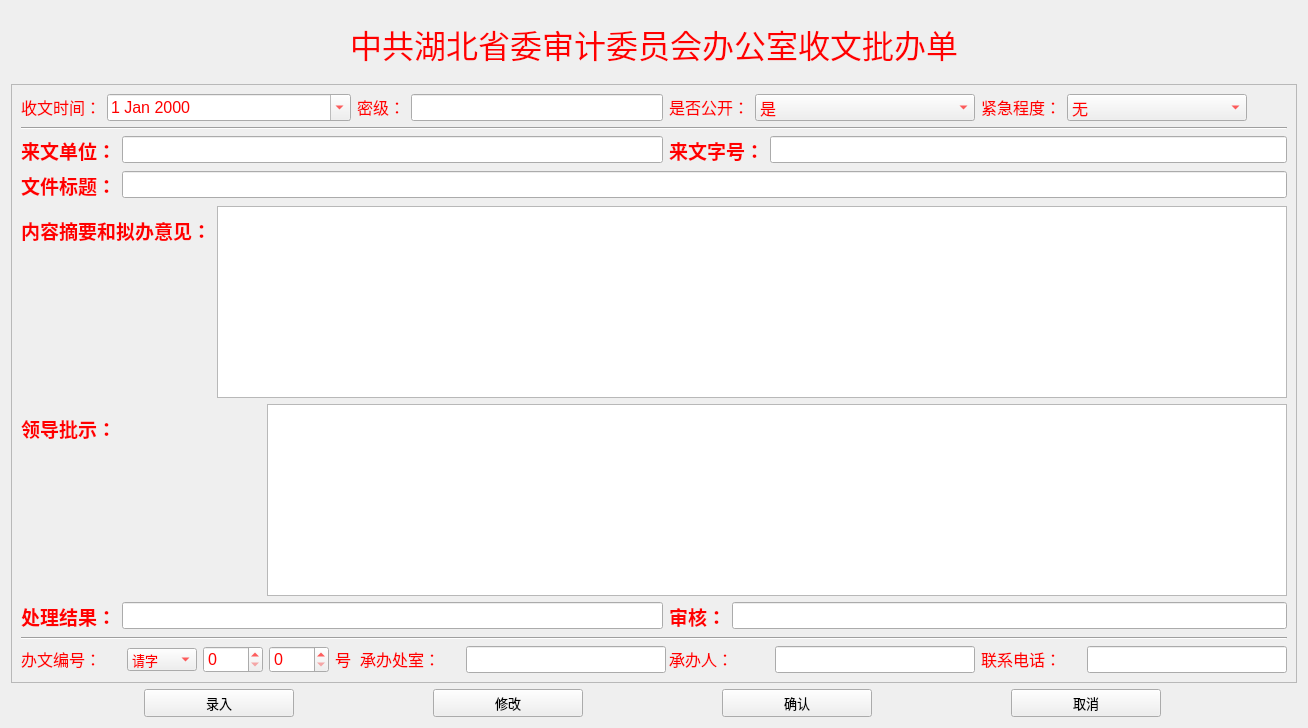
     <widget class="QWidget" name="page_sw">
      <layout class="QGridLayout" name="gridLayout_10">
       <item row="0" column="0">
        <widget class="QWidget" name="widget" native="true">
         <layout class="QHBoxLayout" name="horizontalLayout_3">
          <item alignment="Qt::AlignHCenter">
           <widget class="QLabel" name="label_2">
            <property name="text">
             <string>&lt;html&gt;&lt;head/&gt;&lt;body&gt;&lt;p&gt;&lt;span style=&quot; font-size:24pt; color:#ff0000;&quot;&gt;                 中共湖北省委审计委员会办公室收文批办单&lt;/span&gt;&lt;/p&gt;&lt;/body&gt;&lt;/html&gt;</string>
            </property>
           </widget>
          </item>
         </layout>
        </widget>
       </item>
       <item row="1" column="0">
        <widget class="QFrame" name="frame">
         <property name="styleSheet">
          <string notr="true">color: rgb(255, 0, 0);</string>
         </property>
         <property name="frameShape">
          <enum>QFrame::StyledPanel</enum>
         </property>
         <property name="frameShadow">
          <enum>QFrame::Plain</enum>
         </property>
         <layout class="QGridLayout" name="gridLayout_7">
          <property name="sizeConstraint">
           <enum>QLayout::SetMinimumSize</enum>
          </property>
          <item row="6" column="0" colspan="2">
           <layout class="QFormLayout" name="formLayout_86">
            <item row="0" column="0">
             <widget class="QLabel" name="label_87">
              <property name="text">
               <string>&lt;html&gt;&lt;head/&gt;&lt;body&gt;&lt;p&gt;&lt;span style=&quot; font-size:14pt; font-weight:600; color:#ff0000;&quot;&gt;处理结果：&lt;/span&gt;&lt;/p&gt;&lt;/body&gt;&lt;/html&gt;</string>
              </property>
             </widget>
            </item>
            <item row="0" column="1">
             <widget class="QLineEdit" name="lineEdit_64">
              <property name="font">
               <font>
                <pointsize>12</pointsize>
               </font>
              </property>
             </widget>
            </item>
           </layout>
          </item>
          <item row="2" column="0" colspan="2">
           <layout class="QFormLayout" name="formLayout_88">
            <item row="0" column="0">
             <widget class="QLabel" name="label_89">
              <property name="text">
               <string>&lt;html&gt;&lt;head/&gt;&lt;body&gt;&lt;p&gt;&lt;span style=&quot; font-size:14pt; font-weight:600; color:#ff0000;&quot;&gt;来文单位：&lt;/span&gt;&lt;/p&gt;&lt;/body&gt;&lt;/html&gt;</string>
              </property>
             </widget>
            </item>
            <item row="0" column="1">
             <widget class="QLineEdit" name="lineEdit_66">
              <property name="font">
               <font>
                <pointsize>12</pointsize>
               </font>
              </property>
             </widget>
            </item>
           </layout>
          </item>
          <item row="4" column="0" colspan="5">
           <layout class="QFormLayout" name="formLayout_84">
            <item row="0" column="0">
             <widget class="QLabel" name="label_85">
              <property name="text">
               <string>&lt;html&gt;&lt;head/&gt;&lt;body&gt;&lt;p&gt;&lt;span style=&quot; font-size:14pt; font-weight:600; color:#ff0000;&quot;&gt;内容摘要和拟办意见：&lt;/span&gt;&lt;/p&gt;&lt;/body&gt;&lt;/html&gt;</string>
              </property>
             </widget>
            </item>
            <item row="0" column="1">
             <widget class="QTextEdit" name="textEdit_10">
              <property name="font">
               <font>
                <pointsize>12</pointsize>
               </font>
              </property>
             </widget>
            </item>
           </layout>
          </item>
          <item row="8" column="4">
           <layout class="QFormLayout" name="formLayout_83">
            <item row="0" column="0">
             <widget class="QLabel" name="label_84">
              <property name="minimumSize">
               <size>
                <width>100</width>
                <height>0</height>
               </size>
              </property>
              <property name="text">
               <string>&lt;html&gt;&lt;head/&gt;&lt;body&gt;&lt;p&gt;&lt;span style=&quot; font-size:12pt; color:#ff0000;&quot;&gt;联系电话：&lt;/span&gt;&lt;/p&gt;&lt;/body&gt;&lt;/html&gt;</string>
              </property>
             </widget>
            </item>
            <item row="0" column="1">
             <widget class="QLineEdit" name="lineEdit_63">
              <property name="minimumSize">
               <size>
                <width>200</width>
                <height>0</height>
               </size>
              </property>
              <property name="maximumSize">
               <size>
                <width>200</width>
                <height>16777215</height>
               </size>
              </property>
              <property name="font">
               <font>
                <pointsize>12</pointsize>
               </font>
              </property>
             </widget>
            </item>
           </layout>
          </item>
          <item row="7" column="0" colspan="5">
           <widget class="Line" name="line_12">
            <property name="sizePolicy">
             <sizepolicy hsizetype="Expanding" vsizetype="Fixed">
              <horstretch>0</horstretch>
              <verstretch>0</verstretch>
             </sizepolicy>
            </property>
            <property name="orientation">
             <enum>Qt::Horizontal</enum>
            </property>
           </widget>
          </item>
          <item row="0" column="1">
           <layout class="QFormLayout" name="formLayout_77">
            <item row="0" column="0">
             <widget class="QLabel" name="label_78">
              <property name="text">
               <string>&lt;html&gt;&lt;head/&gt;&lt;body&gt;&lt;p&gt;&lt;span style=&quot; font-size:12pt; color:#ff0000;&quot;&gt;密级：&lt;/span&gt;&lt;/p&gt;&lt;/body&gt;&lt;/html&gt;</string>
              </property>
             </widget>
            </item>
            <item row="0" column="1">
             <widget class="QLineEdit" name="lineEdit_14">
              <property name="font">
               <font>
                <pointsize>12</pointsize>
               </font>
              </property>
             </widget>
            </item>
           </layout>
          </item>
          <item row="0" column="2" colspan="2">
           <layout class="QFormLayout" name="formLayout_78">
            <item row="0" column="0">
             <widget class="QLabel" name="label_79">
              <property name="text">
               <string>&lt;html&gt;&lt;head/&gt;&lt;body&gt;&lt;p&gt;&lt;span style=&quot; font-size:12pt; color:#ff0000;&quot;&gt;是否公开：&lt;/span&gt;&lt;/p&gt;&lt;/body&gt;&lt;/html&gt;</string>
              </property>
             </widget>
            </item>
            <item row="0" column="1">
             <widget class="QComboBox" name="comboBox_6">
              <property name="font">
               <font>
                <pointsize>12</pointsize>
               </font>
              </property>
              <item>
               <property name="text">
                <string>是</string>
               </property>
              </item>
              <item>
               <property name="text">
                <string>否</string>
               </property>
              </item>
             </widget>
            </item>
           </layout>
          </item>
          <item row="0" column="4">
           <layout class="QFormLayout" name="formLayout_79">
            <item row="0" column="0">
             <widget class="QLabel" name="label_80">
              <property name="text">
               <string>&lt;html&gt;&lt;head/&gt;&lt;body&gt;&lt;p&gt;&lt;span style=&quot; font-size:12pt; color:#ff0000;&quot;&gt;紧急程度：&lt;/span&gt;&lt;/p&gt;&lt;/body&gt;&lt;/html&gt;</string>
              </property>
             </widget>
            </item>
            <item row="0" column="1">
             <widget class="QComboBox" name="comboBox_7">
              <property name="maximumSize">
               <size>
                <width>180</width>
                <height>16777215</height>
               </size>
              </property>
              <property name="font">
               <font>
                <pointsize>12</pointsize>
               </font>
              </property>
              <item>
               <property name="text">
                <string>无</string>
               </property>
              </item>
              <item>
               <property name="text">
                <string>加急</string>
               </property>
              </item>
              <item>
               <property name="text">
                <string>特急</string>
               </property>
              </item>
             </widget>
            </item>
           </layout>
          </item>
          <item row="6" column="2" colspan="3">
           <layout class="QFormLayout" name="formLayout_87">
            <item row="0" column="0">
             <widget class="QLabel" name="label_88">
              <property name="text">
               <string>&lt;html&gt;&lt;head/&gt;&lt;body&gt;&lt;p&gt;&lt;span style=&quot; font-size:14pt; font-weight:600; color:#ff0000;&quot;&gt;审核：&lt;/span&gt;&lt;/p&gt;&lt;/body&gt;&lt;/html&gt;</string>
              </property>
             </widget>
            </item>
            <item row="0" column="1">
             <widget class="QLineEdit" name="lineEdit_65">
              <property name="font">
               <font>
                <pointsize>12</pointsize>
               </font>
              </property>
             </widget>
            </item>
           </layout>
          </item>
          <item row="8" column="2" colspan="2">
           <layout class="QFormLayout" name="formLayout_82">
            <item row="0" column="0">
             <widget class="QLabel" name="label_83">
              <property name="minimumSize">
               <size>
                <width>100</width>
                <height>0</height>
               </size>
              </property>
              <property name="text">
               <string>&lt;html&gt;&lt;head/&gt;&lt;body&gt;&lt;p&gt;&lt;span style=&quot; font-size:12pt; color:#ff0000;&quot;&gt;承办人：&lt;/span&gt;&lt;/p&gt;&lt;/body&gt;&lt;/html&gt;</string>
              </property>
             </widget>
            </item>
            <item row="0" column="1">
             <widget class="QLineEdit" name="lineEdit_62">
              <property name="minimumSize">
               <size>
                <width>200</width>
                <height>0</height>
               </size>
              </property>
              <property name="maximumSize">
               <size>
                <width>200</width>
                <height>16777215</height>
               </size>
              </property>
              <property name="font">
               <font>
                <pointsize>12</pointsize>
               </font>
              </property>
             </widget>
            </item>
           </layout>
          </item>
          <item row="8" column="1">
           <layout class="QFormLayout" name="formLayout_81">
            <property name="labelAlignment">
             <set>Qt::AlignCenter</set>
            </property>
            <property name="formAlignment">
             <set>Qt::AlignHCenter|Qt::AlignTop</set>
            </property>
            <item row="0" column="0">
             <widget class="QLabel" name="label_82">
              <property name="minimumSize">
               <size>
                <width>100</width>
                <height>0</height>
               </size>
              </property>
              <property name="text">
               <string>&lt;html&gt;&lt;head/&gt;&lt;body&gt;&lt;p&gt;&lt;span style=&quot; font-size:12pt; color:#ff0000;&quot;&gt;承办处室：&lt;/span&gt;&lt;/p&gt;&lt;/body&gt;&lt;/html&gt;</string>
              </property>
             </widget>
            </item>
            <item row="0" column="1">
             <widget class="QLineEdit" name="lineEdit_61">
              <property name="minimumSize">
               <size>
                <width>200</width>
                <height>0</height>
               </size>
              </property>
              <property name="maximumSize">
               <size>
                <width>200</width>
                <height>16777215</height>
               </size>
              </property>
              <property name="font">
               <font>
                <pointsize>12</pointsize>
               </font>
              </property>
             </widget>
            </item>
           </layout>
          </item>
          <item row="5" column="0" colspan="5">
           <layout class="QFormLayout" name="formLayout_85">
            <item row="0" column="0">
             <widget class="QLabel" name="label_86">
              <property name="minimumSize">
               <size>
                <width>240</width>
                <height>0</height>
               </size>
              </property>
              <property name="text">
               <string>&lt;html&gt;&lt;head/&gt;&lt;body&gt;&lt;p&gt;&lt;span style=&quot; font-size:14pt; font-weight:600; color:#ff0000;&quot;&gt;领导批示：&lt;/span&gt;&lt;/p&gt;&lt;/body&gt;&lt;/html&gt;</string>
              </property>
             </widget>
            </item>
            <item row="0" column="1">
             <widget class="QTextEdit" name="textEdit_11">
              <property name="font">
               <font>
                <pointsize>12</pointsize>
               </font>
              </property>
             </widget>
            </item>
           </layout>
          </item>
          <item row="3" column="0" colspan="5">
           <layout class="QFormLayout" name="formLayout_90">
            <item row="0" column="0">
             <widget class="QLabel" name="label_91">
              <property name="text">
               <string>&lt;html&gt;&lt;head/&gt;&lt;body&gt;&lt;p&gt;&lt;span style=&quot; font-size:14pt; font-weight:600; color:#ff0000;&quot;&gt;文件标题：&lt;/span&gt;&lt;/p&gt;&lt;/body&gt;&lt;/html&gt;</string>
              </property>
             </widget>
            </item>
            <item row="0" column="1">
             <widget class="QLineEdit" name="lineEdit_68">
              <property name="font">
               <font>
                <pointsize>12</pointsize>
               </font>
              </property>
             </widget>
            </item>
           </layout>
          </item>
          <item row="1" column="0" colspan="5">
           <widget class="Line" name="line_11">
            <property name="sizePolicy">
             <sizepolicy hsizetype="Expanding" vsizetype="Fixed">
              <horstretch>0</horstretch>
              <verstretch>0</verstretch>
             </sizepolicy>
            </property>
            <property name="orientation">
             <enum>Qt::Horizontal</enum>
            </property>
           </widget>
          </item>
          <item row="2" column="2" colspan="3">
           <layout class="QFormLayout" name="formLayout_89">
            <item row="0" column="0">
             <widget class="QLabel" name="label_90">
              <property name="text">
               <string>&lt;html&gt;&lt;head/&gt;&lt;body&gt;&lt;p&gt;&lt;span style=&quot; font-size:14pt; font-weight:600; color:#ff0000;&quot;&gt;来文字号：&lt;/span&gt;&lt;/p&gt;&lt;/body&gt;&lt;/html&gt;</string>
              </property>
             </widget>
            </item>
            <item row="0" column="1">
             <widget class="QLineEdit" name="lineEdit_67">
              <property name="font">
               <font>
                <pointsize>12</pointsize>
               </font>
              </property>
             </widget>
            </item>
           </layout>
          </item>
          <item row="8" column="0">
           <layout class="QHBoxLayout" name="horizontalLayout_15">
            <item>
             <widget class="QLabel" name="label_81">
              <property name="sizePolicy">
               <sizepolicy hsizetype="Expanding" vsizetype="Preferred">
                <horstretch>0</horstretch>
                <verstretch>0</verstretch>
               </sizepolicy>
              </property>
              <property name="minimumSize">
               <size>
                <width>100</width>
                <height>0</height>
               </size>
              </property>
              <property name="text">
               <string>&lt;html&gt;&lt;head/&gt;&lt;body&gt;&lt;p&gt;&lt;span style=&quot; font-size:12pt; color:#ff0000;&quot;&gt;办文编号：&lt;/span&gt;&lt;/p&gt;&lt;/body&gt;&lt;/html&gt;</string>
              </property>
             </widget>
            </item>
            <item>
             <widget class="QComboBox" name="comboBox_11">
              <property name="minimumSize">
               <size>
                <width>70</width>
                <height>0</height>
               </size>
              </property>
              <property name="maximumSize">
               <size>
                <width>70</width>
                <height>16777215</height>
               </size>
              </property>
              <property name="font">
               <font>
                <pointsize>10</pointsize>
               </font>
              </property>
              <item>
               <property name="text">
                <string>请字</string>
               </property>
              </item>
              <item>
               <property name="text">
                <string>情字</string>
               </property>
              </item>
              <item>
               <property name="text">
                <string>综字</string>
               </property>
              </item>
              <item>
               <property name="text">
                <string>会字</string>
               </property>
              </item>
              <item>
               <property name="text">
                <string>电字</string>
               </property>
              </item>
             </widget>
            </item>
            <item>
             <widget class="QSpinBox" name="spinBox_4">
              <property name="minimumSize">
               <size>
                <width>60</width>
                <height>0</height>
               </size>
              </property>
              <property name="maximumSize">
               <size>
                <width>60</width>
                <height>16777215</height>
               </size>
              </property>
              <property name="font">
               <font>
                <pointsize>12</pointsize>
               </font>
              </property>
              <property name="maximum">
               <number>10000</number>
              </property>
             </widget>
            </item>
            <item>
             <widget class="QSpinBox" name="spinBox_5">
              <property name="minimumSize">
               <size>
                <width>60</width>
                <height>0</height>
               </size>
              </property>
              <property name="maximumSize">
               <size>
                <width>60</width>
                <height>16777215</height>
               </size>
              </property>
              <property name="font">
               <font>
                <pointsize>12</pointsize>
               </font>
              </property>
              <property name="maximum">
               <number>10000</number>
              </property>
             </widget>
            </item>
            <item>
             <widget class="QLabel" name="label_52">
              <property name="sizePolicy">
               <sizepolicy hsizetype="Preferred" vsizetype="Fixed">
                <horstretch>0</horstretch>
                <verstretch>0</verstretch>
               </sizepolicy>
              </property>
              <property name="font">
               <font>
                <pointsize>12</pointsize>
               </font>
              </property>
              <property name="text">
               <string>号</string>
              </property>
             </widget>
            </item>
           </layout>
          </item>
          <item row="0" column="0">
           <layout class="QFormLayout" name="formLayout_76">
            <item row="0" column="0">
             <widget class="QLabel" name="label_77">
              <property name="text">
               <string>&lt;html&gt;&lt;head/&gt;&lt;body&gt;&lt;p&gt;&lt;span style=&quot; font-size:12pt; color:#ff0000;&quot;&gt;收文时间：&lt;/span&gt;&lt;/p&gt;&lt;/body&gt;&lt;/html&gt;</string>
              </property>
             </widget>
            </item>
            <item row="0" column="1">
             <widget class="QDateEdit" name="dateEdit_5">
              <property name="font">
               <font>
                <pointsize>12</pointsize>
               </font>
              </property>
              <property name="calendarPopup">
               <bool>true</bool>
              </property>
             </widget>
            </item>
           </layout>
          </item>
         </layout>
        </widget>
       </item>
       <item row="2" column="0">
        <layout class="QHBoxLayout" name="horizontalLayout_6">
         <item>
          <widget class="QPushButton" name="pushButton_3">
           <property name="minimumSize">
            <size>
             <width>150</width>
             <height>28</height>
            </size>
           </property>
           <property name="maximumSize">
            <size>
             <width>150</width>
             <height>16777215</height>
            </size>
           </property>
           <property name="font">
            <font>
             <pointsize>10</pointsize>
            </font>
           </property>
           <property name="text">
            <string>录入</string>
           </property>
          </widget>
         </item>
         <item>
          <widget class="QPushButton" name="pushButton_6">
           <property name="minimumSize">
            <size>
             <width>150</width>
             <height>28</height>
            </size>
           </property>
           <property name="maximumSize">
            <size>
             <width>150</width>
             <height>16777215</height>
            </size>
           </property>
           <property name="font">
            <font>
             <pointsize>10</pointsize>
            </font>
           </property>
           <property name="text">
            <string>修改</string>
           </property>
          </widget>
         </item>
         <item>
          <widget class="QPushButton" name="pushButton_11">
           <property name="minimumSize">
            <size>
             <width>150</width>
             <height>28</height>
            </size>
           </property>
           <property name="maximumSize">
            <size>
             <width>150</width>
             <height>16777215</height>
            </size>
           </property>
           <property name="font">
            <font>
             <pointsize>10</pointsize>
            </font>
           </property>
           <property name="text">
            <string>确认</string>
           </property>
          </widget>
         </item>
         <item>
          <widget class="QPushButton" name="pushButton_12">
           <property name="minimumSize">
            <size>
             <width>150</width>
             <height>28</height>
            </size>
           </property>
           <property name="maximumSize">
            <size>
             <width>150</width>
             <height>16777215</height>
            </size>
           </property>
           <property name="font">
            <font>
             <pointsize>10</pointsize>
            </font>
           </property>
           <property name="text">
            <string>取消</string>
           </property>
          </widget>
         </item>
        </layout>
       </item>
      </layout>
     </widget>
